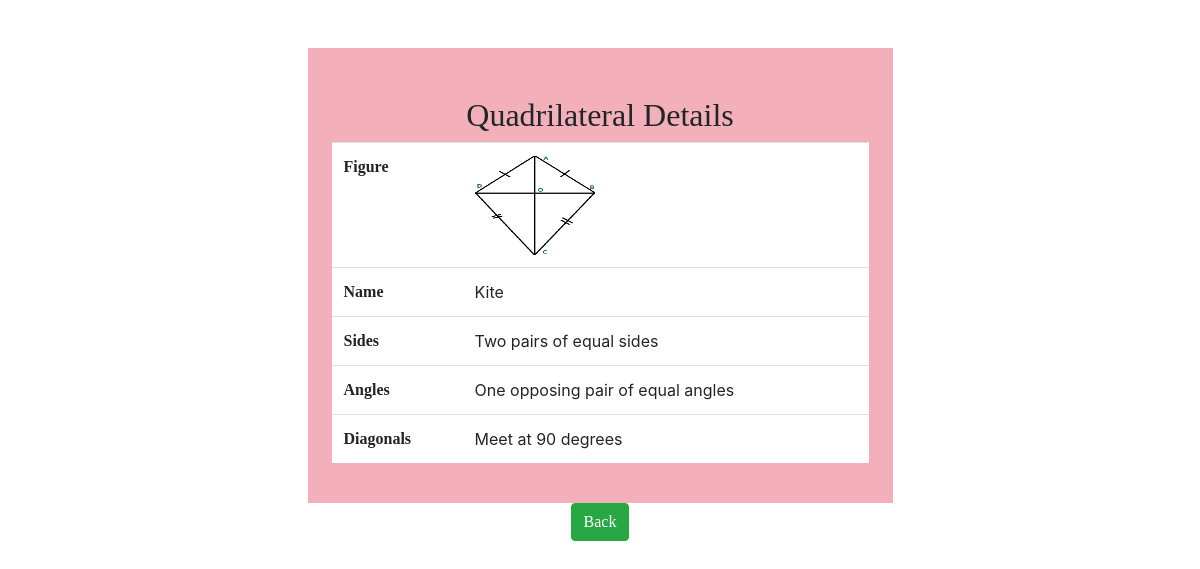
Page /View/3 on the committed database.
### quadrilateral/models.py (models this page shows, shortened)
class quadrilateral(models.Model):
    Name=models.CharField(max_length=100)
    Figure =models.ImageField(upload_to='media/')
    Sides=models.TextField()
    Angles=models.TextField()
    Diagonals=models.TextField()

### quadrilateral/views.py (the view)
# urls.py: path('View/<eid>', views.ViewUser),
def ViewUser(request,eid=None):
    mydict={}
    one_rec = quadrilateral.objects.get(pk=eid)
    mydict['quadrilateral']=one_rec
    return render(request,'View.html',mydict)

### quadrilateral/templates/View.html (shortened to what this page needs)
<!DOCTYPE html>
<html lang="en">
<head>
    <link rel="stylesheet" href="https://cdn.jsdelivr.net/npm/bootstrap@4.6.1/dist/css/bootstrap.min.css">
</head>
<body>
<div class="container-fluid my-5">
    <div class="w-50 m-auto p-4  " style="background-color: rgb(243, 176, 186);">
        <h2 class="text-center mt-4" style="font-family: 'Times New Roman', Times, serif;"> Quadrilateral Details</h2>
        <table class="table bg-white">
            <tr>
                <th style="font-family: 'Times New Roman', Times, serif;">Figure</th>
                <td><img src="/media/{{quadrilateral.Figure}} " class="square  d-block" height="100px" width="120px"></td>
            </tr>
            <tr>
                <th style="font-family: 'Times New Roman', Times, serif;">Name</th>
                <td>{{quadrilateral.Name}}</td>
            </tr>
            <tr>
                <th style="font-family: 'Times New Roman', Times, serif;"> Sides </th>
                <td>{{quadrilateral.Sides}}</td>
            </tr>
            <tr>
                <th style="font-family: 'Times New Roman', Times, serif;"> Angles</th>
                <td>{{quadrilateral.Angles}}</td>
            </tr>
            <tr>
                <th style="font-family: 'Times New Roman', Times, serif;">Diagonals</th>
                <td>{{quadrilateral.Diagonals}}</td>
            </tr>
        </table>
    </div>
    <div class="text-center">
        </button><a href="/" class="btn btn-success" style="font-family: 'Times New Roman', Times, serif;"> Back </button></a>
    </div>
</div>
</body>
</html>

### rows in the picture
quadrilateral: Figure (picture), Name "Kite", Sides "Two pairs of equal sides", Angles "One opposing pair of equal angles", Diagonals "Meet at 90 degrees"
